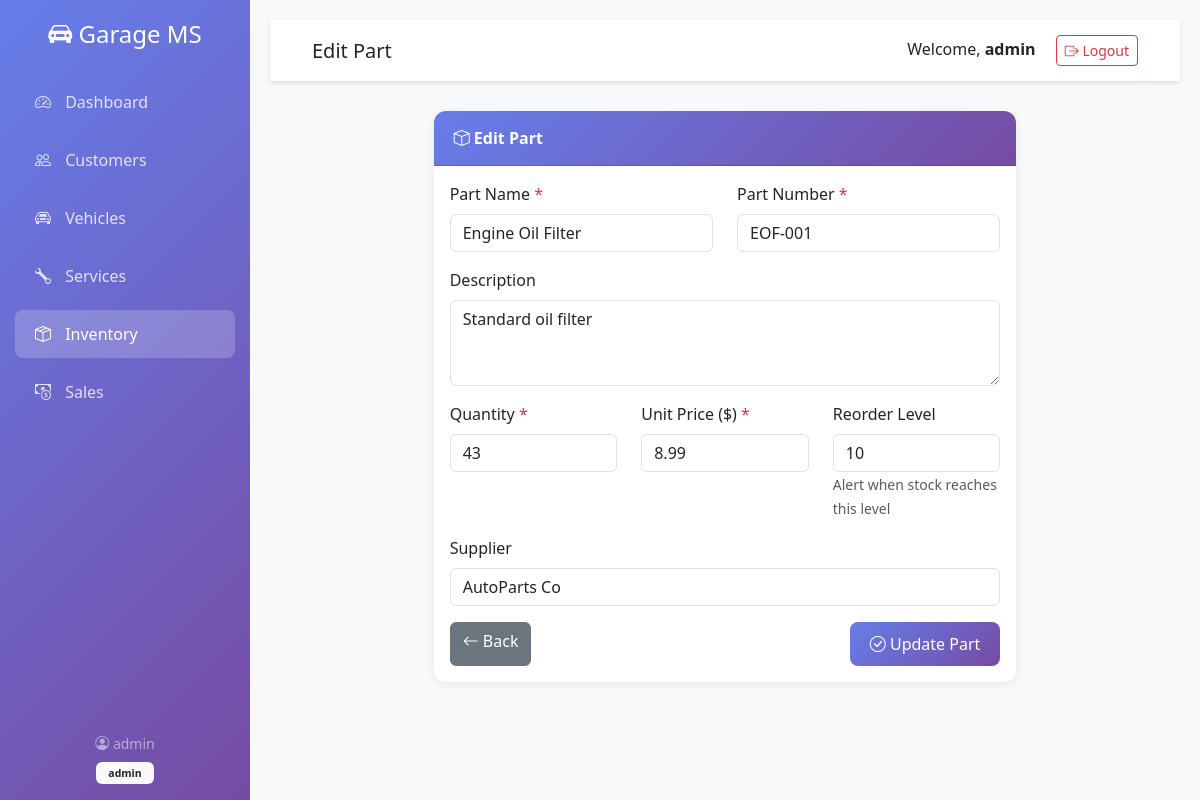
The page /inventory/edit/1 (signed in) on the database its author committed.
### app.py (models this page shows, shortened)
class User(UserMixin, db.Model):
    id = db.Column(db.Integer, primary_key=True)
    username = db.Column(db.String(80), unique=True, nullable=False)
    email = db.Column(db.String(120), unique=True, nullable=False)
    password_hash = db.Column(db.String(255), nullable=False)
    role = db.Column(db.String(20), default='staff')  # admin, staff
    created_at = db.Column(db.DateTime, default=datetime.utcnow)

class InventoryPart(db.Model):
    id = db.Column(db.Integer, primary_key=True)
    part_name = db.Column(db.String(100), nullable=False)
    part_number = db.Column(db.String(50), unique=True, nullable=False)
    description = db.Column(db.Text)
    quantity = db.Column(db.Integer, default=0)
    unit_price = db.Column(db.Float, nullable=False)
    reorder_level = db.Column(db.Integer, default=10)
    supplier = db.Column(db.String(100))
    created_at = db.Column(db.DateTime, default=datetime.utcnow)

### app.py (the view, shortened to what this page needs)
@app.route('/inventory/edit/<int:id>', methods=['GET', 'POST'])
@login_required
def edit_part(id):
    part = InventoryPart.query.get_or_404(id)
    return render_template('part_form.html', part=part)

### app.py (called while the page is built)
@login_manager.user_loader
def load_user(user_id):
    return User.query.get(int(user_id))

### templates/part_form.html (shortened to what this page needs)
{% extends "base.html" %}
{% block page_title %}{% if part %}Edit{% else %}Add New{% endif %} Part{% endblock %}
{% block content %}
<div class="row justify-content-center">
    <div class="col-md-8">
        <div class="card">
            <div class="card-header">
                <i class="bi bi-box"></i>
                {% if part %}Edit Part{% else %}Add New Part{% endif %}
            </div>
            <div class="card-body">
                <form method="POST">
                    <div class="row">
                        <div class="col-md-6 mb-3">
                            <label for="part_name" class="form-label">Part Name <span class="text-danger">*</span></label>
                            <input type="text" class="form-control" id="part_name" name="part_name"
                                   value="{{ part.part_name if part else '' }}" required>
                        </div>
                        <div class="col-md-6 mb-3">
                            <label for="part_number" class="form-label">Part Number <span class="text-danger">*</span></label>
                            <input type="text" class="form-control" id="part_number" name="part_number"
                                   value="{{ part.part_number if part else '' }}" required>
                        </div>
                    </div>
                    <div class="mb-3">
                        <label for="description" class="form-label">Description</label>
                        <textarea class="form-control" id="description" name="description" rows="3">{{ part.description if part else '' }}</textarea>
                    </div>
                    <div class="row">
                        <div class="col-md-4 mb-3">
                            <label for="quantity" class="form-label">Quantity <span class="text-danger">*</span></label>
                            <input type="number" class="form-control" id="quantity" name="quantity" min="0"
                                   value="{{ part.quantity if part else '0' }}" required>
                        </div>
                        <div class="col-md-4 mb-3">
                            <label for="unit_price" class="form-label">Unit Price ($) <span class="text-danger">*</span></label>
                            <input type="number" class="form-control" id="unit_price" name="unit_price" step="0.01" min="0"
                                   value="{{ part.unit_price if part else '' }}" required>
                        </div>
                        <div class="col-md-4 mb-3">
                            <label for="reorder_level" class="form-label">Reorder Level</label>
                            <input type="number" class="form-control" id="reorder_level" name="reorder_level" min="0"
                                   value="{{ part.reorder_level if part else '10' }}">
                            <small class="text-muted">Alert when stock reaches this level</small>
                        </div>
                    </div>
                    <div class="mb-3">
                        <label for="supplier" class="form-label">Supplier</label>
                        <input type="text" class="form-control" id="supplier" name="supplier"
                               value="{{ part.supplier if part else '' }}">
                    </div>
                    <div class="d-flex justify-content-between">
                        <a href="{{ url_for('inventory') }}" class="btn btn-secondary">
                            <i class="bi bi-arrow-left"></i> Back
                        </a>
                        <button type="submit" class="btn btn-primary">
                            <i class="bi bi-check-circle"></i> {% if part %}Update{% else %}Add{% endif %} Part
                        </button>
                    </div>
                </form>
            </div>
        </div>
    </div>
</div>
{% endblock %}

### templates/base.html (shortened to what this page needs)
<!DOCTYPE html>
<html lang="en">
<head>
    <link href="https://cdn.jsdelivr.net/npm/bootstrap@5.3.0/dist/css/bootstrap.min.css" rel="stylesheet">
    <link rel="stylesheet" href="https://cdn.jsdelivr.net/npm/bootstrap-icons@1.10.0/font/bootstrap-icons.css">
</head>
<body>
    {% if current_user.is_authenticated %}
    <div class="sidebar">
        <div class="text-center mb-4">
            <h4 class="text-white mb-0">
                <i class="bi bi-car-front-fill"></i> Garage MS
            </h4>
        </div>
        <nav class="nav flex-column">
            <a class="nav-link {% if request.endpoint == 'dashboard' %}active{% endif %}" href="{{ url_for('dashboard') }}">
                <i class="bi bi-speedometer2"></i> Dashboard
            </a>
            <a class="nav-link {% if 'customer' in request.endpoint %}active{% endif %}" href="{{ url_for('customers') }}">
                <i class="bi bi-people"></i> Customers
            </a>
            <a class="nav-link {% if 'vehicle' in request.endpoint %}active{% endif %}" href="{{ url_for('vehicles') }}">
                <i class="bi bi-car-front"></i> Vehicles
            </a>
            <a class="nav-link {% if 'service' in request.endpoint %}active{% endif %}" href="{{ url_for('services') }}">
                <i class="bi bi-wrench"></i> Services
            </a>
            <a class="nav-link {% if 'inventory' in request.endpoint or 'part' in request.endpoint %}active{% endif %}" href="{{ url_for('inventory') }}">
                <i class="bi bi-box-seam"></i> Inventory
            </a>
            <a class="nav-link {% if 'sale' in request.endpoint %}active{% endif %}" href="{{ url_for('sales') }}">
                <i class="bi bi-cash-coin"></i> Sales
            </a>
        </nav>
        <div class="position-absolute bottom-0 w-100 p-3">
            <div class="text-white-50 small text-center">
                <i class="bi bi-person-circle"></i> {{ current_user.username }}
                <br>
                <span class="badge bg-light text-dark mt-2">{{ current_user.role }}</span>
            </div>
        </div>
    </div>
    {% endif %}
    <div class="{% if current_user.is_authenticated %}main-content{% endif %}">
        {% if current_user.is_authenticated %}
        <nav class="navbar">
            <div class="container-fluid">
                <h5 class="mb-0">{% block page_title %}Dashboard{% endblock %}</h5>
                <div>
                    <span class="me-3">Welcome, <strong>{{ current_user.username }}</strong></span>
                    <a href="{{ url_for('logout') }}" class="btn btn-outline-danger btn-sm">
                        <i class="bi bi-box-arrow-right"></i> Logout
                    </a>
                </div>
            </div>
        </nav>
        {% endif %}
        <div class="container-fluid">
            {% block content %}{% endblock %}
        </div>
    </div>
</body>
</html>

### templates/base.html (style rules this page uses)
:root { --sidebar-width: 250px; }
body { font-family: 'Segoe UI', Tahoma, Geneva, Verdana, sans-serif; }
.sidebar { position: fixed; top: 0; left: 0; height: 100vh; width: var(--sidebar-width); background: linear-gradient(135deg, #667eea 0%, #764ba2 100%); padding-top: 20px; transition: all 0.3s; z-index: 1000; overflow-y: auto; }
.sidebar .nav-link { color: rgba(255, 255, 255, 0.8); padding: 12px 20px; margin: 5px 15px; border-radius: 8px; transition: all 0.3s; }
.sidebar .nav-link:hover, .sidebar .nav-link.active { background: rgba(255, 255, 255, 0.2); color: white; }
.sidebar .nav-link i { margin-right: 10px; width: 20px; }
.main-content { margin-left: var(--sidebar-width); padding: 20px; min-height: 100vh; background: #f8f9fa; }
.navbar { background: white; box-shadow: 0 2px 4px rgba(0,0,0,0.1); padding: 15px 30px; margin-bottom: 30px; }
.card { border: none; border-radius: 12px; box-shadow: 0 2px 8px rgba(0,0,0,0.08); margin-bottom: 20px; transition: transform 0.3s, box-shadow 0.3s; }
.card-header { background: linear-gradient(135deg, #667eea 0%, #764ba2 100%); color: white; border-radius: 12px 12px 0 0 !important; padding: 15px 20px; font-weight: 600; }
.btn-primary { background: linear-gradient(135deg, #667eea 0%, #764ba2 100%); border: none; border-radius: 8px; padding: 10px 20px; transition: all 0.3s; }
.badge { padding: 6px 12px; border-radius: 6px; }

### rows shown on the page
User: username "admin", role "admin"
InventoryPart: part_name "Engine Oil Filter", part_number "EOF-001", description "Standard oil filter", quantity "43", unit_price "8.99", reorder_level "10", supplier "AutoParts Co"
